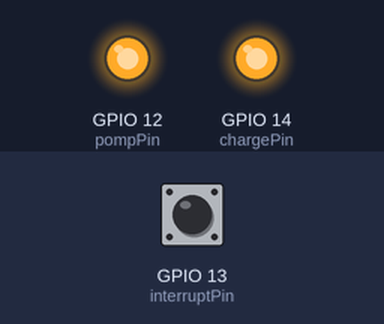
Simulated run of this sketch. Board: ESP8266 (NodeMCU). On the bench: output pins drawn as LEDs (lit = HIGH). The test bench sets the inputs (shaded band); at power-on: GPIO 13 (interruptPin) HIGH. WiFi joins after 1.5 s; servers stay silent unless stated; uploads are accepted with an empty reply.

Above: at 2.9 s.
3.0 s: GPIO 13 (interruptPin) pulled LOW for 0.25 s
At 3.2 s:
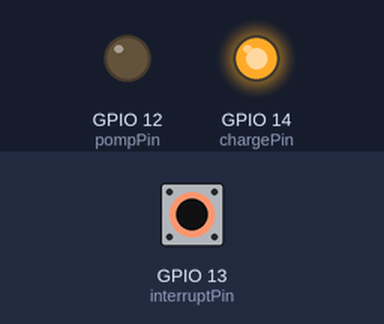
4.8 s: GPIO 13 (interruptPin) pulled LOW for 3.2 s
At 9.4 s:
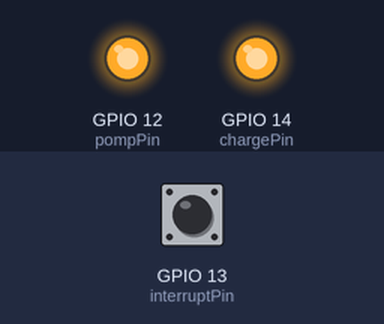
Timing chart, 0 to 10.9 s (numbered marks = the images above; inputs shaded):
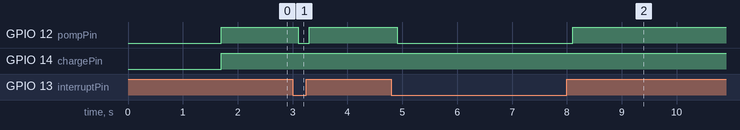

Measured:
- after the input at 3.0 s, GPIO 12 (pompPin): HIGH → LOW after 0.10 s, → HIGH 0.20 s later
- after the input at 4.8 s, GPIO 12 (pompPin): HIGH → LOW after 0.11 s, → HIGH 3.2 s later

The sketch:

BasicHttpClient.ino
```cpp
#include <Arduino.h>

#include <ESP8266WiFi.h>
#include <ESP8266WiFiMulti.h>

#include <ESP8266HTTPClient.h>

#include <WiFiClient.h>

ESP8266WiFiMulti WiFiMulti;

const byte pompPin = 12;
const byte interruptPin = 13;
const byte chargePin = 14;
volatile byte state = LOW;
volatile byte chargeState = HIGH;
volatile byte sync = 0;
volatile byte pre = 0;

// Replace with your own values

#define WIFI_SSID "WIFI_SSID"
#define WIFI_PASSWORD "WIFI_PASSWORD"
String SERVER_ADDERSS = "SERVER_ADDERSS";

void setup() {

  pinMode(pompPin, OUTPUT);
  pinMode(interruptPin, INPUT_PULLUP);
  pinMode(chargePin, OUTPUT);

  WiFi.mode(WIFI_STA);

  WiFiMulti.addAP(WIFI_SSID, WIFI_PASSWORD);
}

void loop() {
  // wait for WiFi connection
  if ((WiFiMulti.run() == WL_CONNECTED)) {

    WiFiClient client;

    HTTPClient http;

    http.setTimeout(20000);

    if (http.begin("http://" + SERVER_ADDERSS + ":8080/main")) {  // HTTP

      // start connection and send HTTP header
      http.addHeader("Content-Type", "text/plain");  //Specify content-type header
      int httpCode;
      if(sync){
        if(state == HIGH){
          httpCode = http.POST("p-on");
        }
        else{
          httpCode = http.POST("p-off");
        }
      }
      else{
        httpCode = http.POST("p-what");
      }


      // httpCode will be negative on error
      if (httpCode > 0) {
        // file found at server
        if (httpCode == HTTP_CODE_OK || httpCode == HTTP_CODE_MOVED_PERMANENTLY) {
          http.setTimeout(100);
          String payload = http.getString();
          if(payload == "on"){
            state = HIGH;
          }
          else if(payload == "off"){
            state = LOW;
          }
          else if(payload == "on-charge"){
            state = HIGH;
            chargeState = HIGH;
          }
          else if(payload == "off-charge"){
            state = LOW;
            chargeState = HIGH;
          }
          else if(payload == "on-dis"){
            state = HIGH;
            chargeState = LOW;
          }
          else if(payload == "off-dis"){
            state = LOW;
            chargeState = LOW;
          }
          sync = 0;
        }
      }

      http.end();
    }
  }

  int val = digitalRead(interruptPin);
  if(val != pre){
    pre = val;
    state = !state;
    sync = 1;
  }

  digitalWrite(pompPin, state);
  digitalWrite(chargePin, chargeState);
}
```
